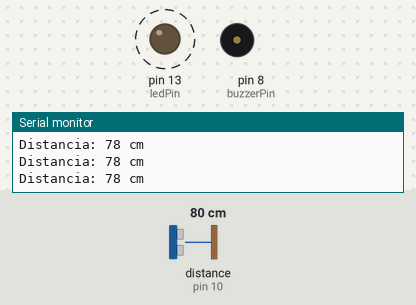
A sketch run on a simulated Arduino Uno, built with avr-gcc and run on an emulated ATmega328P. On the bench: output pins drawn as LEDs (lit = HIGH), buzzer (waves = sounding), the last lines printed to the serial monitor. Wiring (inferred from the names in the program): ultrasonic range finder: trigger pin 9; echo pin 10. Dashed ring = blinking. The inputs (shaded band) are chosen by the test bench; at power-on: distance to the obstacle (sensor on pin 10) 80 cm. The echo pulse lasts 58.3 µs per cm; pins used as bus, display or sensor lines are not drawn.

Above: at 1.3 s.
1.4 s: distance to the obstacle (sensor on pin 10) set to 2 cm
At 2.5 s:
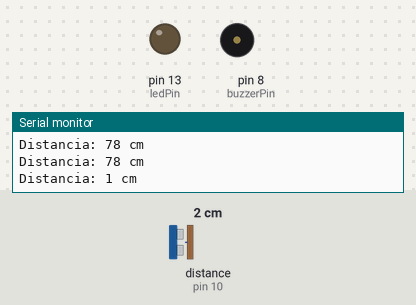
2.9 s: distance to the obstacle (sensor on pin 10) set to 18 cm
At 3.97 s:
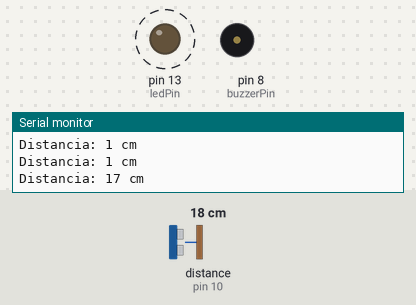
6.0 s: distance to the obstacle (sensor on pin 10) set to 98 cm
9.1 s: distance to the obstacle (sensor on pin 10) set to 108 cm
At 10.1 s:
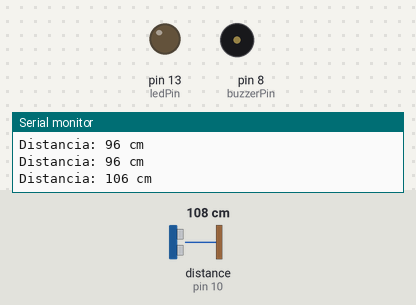
10.6 s: distance to the obstacle (sensor on pin 10) set to 27 cm
At 11.83 s:
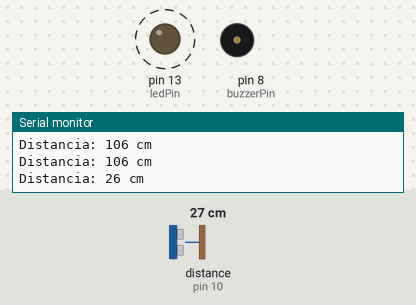
Timing chart, 0 to 14.7 s (numbered marks = the images above; inputs shaded):
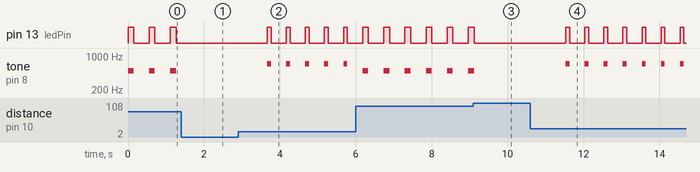

The sketch:

codigo_racao_sonora.ino
```cpp
// Pinos do sensor ultrassônico
const int trigPin = 9;
const int echoPin = 10;

// Pino do buzzer
const int buzzerPin = 8;

// Pino do led
const int ledPin = 13;

// Variáveis para distância
long duration;
int distance;

void setup() {
  pinMode(ledPin, OUTPUT);
  pinMode(trigPin, OUTPUT);     // TRIG é saída
  pinMode(echoPin, INPUT);      // ECHO é entrada
  pinMode(buzzerPin, OUTPUT);   // buzzer é saída
  Serial.begin(9600);           // Inicia comunicação serial
}

void loop() {
  // Envia pulso ultrassônico
  digitalWrite(trigPin, LOW);
  delayMicroseconds(2);
  digitalWrite(trigPin, HIGH);
  delayMicroseconds(10);
  digitalWrite(trigPin, LOW);

  // Lê o tempo do retorno do pulso
  duration = pulseIn(echoPin, HIGH);

  // Calcula a distância em cm
  distance = duration * 0.034 / 2;

  // Exibe no Monitor Serial
  Serial.print("Distancia: ");
  Serial.print(distance);
  Serial.println(" cm");

  // Emite sons conforme a distância
  if (distance > 100) {
    noTone(buzzerPin); // Muito longe, sem som
    delay(1000);
  } else if (distance > 50) {
    tone(buzzerPin, 500); // Bip grave e lento
    digitalWrite(ledPin, HIGH);
    delay(150);
    noTone(buzzerPin);
    digitalWrite(ledPin, LOW);
    delay(400);
  } else if (distance > 30) {
    tone(buzzerPin, 600); // Bip grave e semi lento
    digitalWrite(ledPin, HIGH);
    delay(200);
    noTone(buzzerPin);
    digitalWrite(ledPin, LOW);
    delay(500);
  } else if (distance > 15) {
    tone(buzzerPin, 700); // Bip médio e rapido
    digitalWrite(ledPin, HIGH);
    delay(100);
    noTone(buzzerPin);
    digitalWrite(ledPin, LOW);
    delay(400);
  } else if (distance < 15) {
    noTone(buzzerPin);
    delay(1000);
  } else {
    tone(buzzerPin, 1000); // Muito perto, som e led desligados para evitar incomodar
  }
}
```

Measured:
- the behaviour switches between 102 and 103 cm on distance to the obstacle (sensor on pin 10) (found by bisection; images 2 and 3)
- after the input at 1.4 s, pin 13 (ledPin): stops changing and stays LOW; tone on pin 8 (buzzerPin): stops changing and stays silent
- after the input at 2.9 s, pin 13 (ledPin): alternates HIGH for 0.10 s and LOW for 0.40 s, starting after 0.77 s; tone on pin 8 (buzzerPin): alternates 700 Hz for 0.10 s and silent for 0.40 s, starting after 0.77 s
- after the input at 9.1 s, pin 13 (ledPin): goes on until 9.1 s, then stays LOW; tone on pin 8 (buzzerPin): goes on until 9.1 s, then stays silent
- after the input at 10.6 s, pin 13 (ledPin): alternates HIGH for 0.10 s and LOW for 0.40 s, starting after 0.93 s; tone on pin 8 (buzzerPin): alternates 700 Hz for 0.10 s and silent for 0.40 s, starting after 0.93 s
- by itself, pin 13 (ledPin): alternates HIGH for 0.15 s and LOW for 0.41 s
- by itself, tone on pin 8 (buzzerPin): alternates 500 Hz for 0.15 s and silent for 0.41 s
